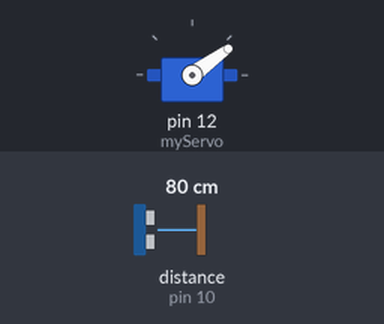
The sketch below on a simulated Arduino Uno, built with avr-gcc and run on an emulated ATmega328P. Shown: servo. The inputs (shaded band) are chosen by the test bench; at power-on: distance to the obstacle (sensor on pin 10) 80 cm. The echo pulse lasts 58.3 µs per cm; what the sketch prints to the serial monitor is not drawn.

Above: at 1.28 s.
1.3 s: distance to the obstacle (sensor on pin 10) set to 2 cm
At 1.95 s:
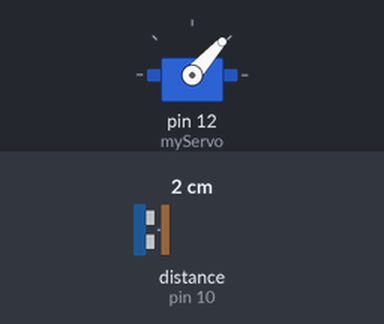
4.3 s: distance to the obstacle (sensor on pin 10) set to 168 cm
At 4.3 s:
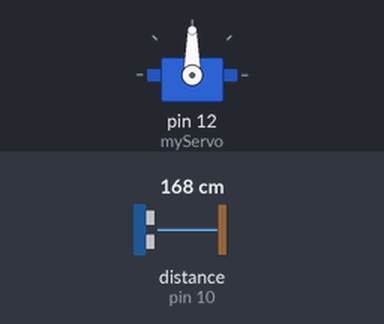
10.3 s: distance to the obstacle (sensor on pin 10) set to 4 cm
At 10.46 s:
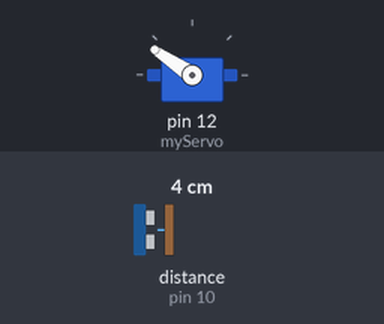
Timing chart, 0 to 19.3 s (numbered marks = the images above; inputs shaded):
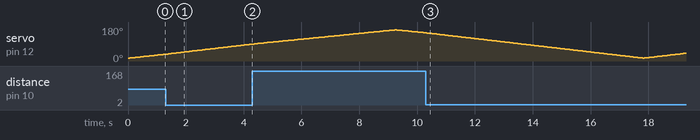

The sketch:

Radar.ino
```cpp
// Incluimos las librerías Servo y SR04
#include "Servo.h"
#include "SR04.h"

Servo myServo; // Objeto servo para controlar el Servo Motor

const int TRIG_PIN = 10; // Pin trigger del sensor de ultrasonido
const int ECHO_PIN = 11; // Pin echo del sensor de ultrasonido
SR04 mySr04 = SR04(ECHO_PIN,TRIG_PIN); // Objeto sensor de ultrasonido

int distancia; // Variable para almacenar la distancia
long duration;

void setup() {
   pinMode(TRIG_PIN,OUTPUT);
   pinMode(ECHO_PIN,INPUT);
   Serial.begin(9600); // Iniciamos la comunicación Serie
   myServo.attach(12); // Indicamos en que pin está conectado el servo motor

}

void loop() {

  // Rotamos el servo motor desde 15º a 165º
  for (int i=15; i<165; i++){
    myServo.write(i);
    delay(30);

    distancia = mySr04.Distance(); // Calculamos la distancia

    Serial.print(i); // Enviamos el ángulo al puerto serie
    Serial.print(","); // Caracter de separación, se utilizará para separar la información recibida por el puerto serie
    Serial.print(distancia); // Enviamos la distancia al puerto serie, con un salto de línea
    Serial.print("."); // Caracter de separación, se utilizará para separar la información recibida por el puerto serie
  }

    // Rotamos el servo motor desde 165º a 15º
    for (int i=165; i>15; i--){
    myServo.write(i);
    delay(30);

    distancia = mySr04.Distance(); // Calculamos la distancia

    Serial.print(i); // Enviamos el ángulo al puerto serie
    Serial.print(","); // Caracter de separación, se utilizará para separar la información recibida por el puerto serie
    Serial.print(distancia); // Enviamos la distancia al puerto serie
    Serial.print("."); // Caracter de separación, se utilizará para separar la información recibida por el puerto
  }

}
```
